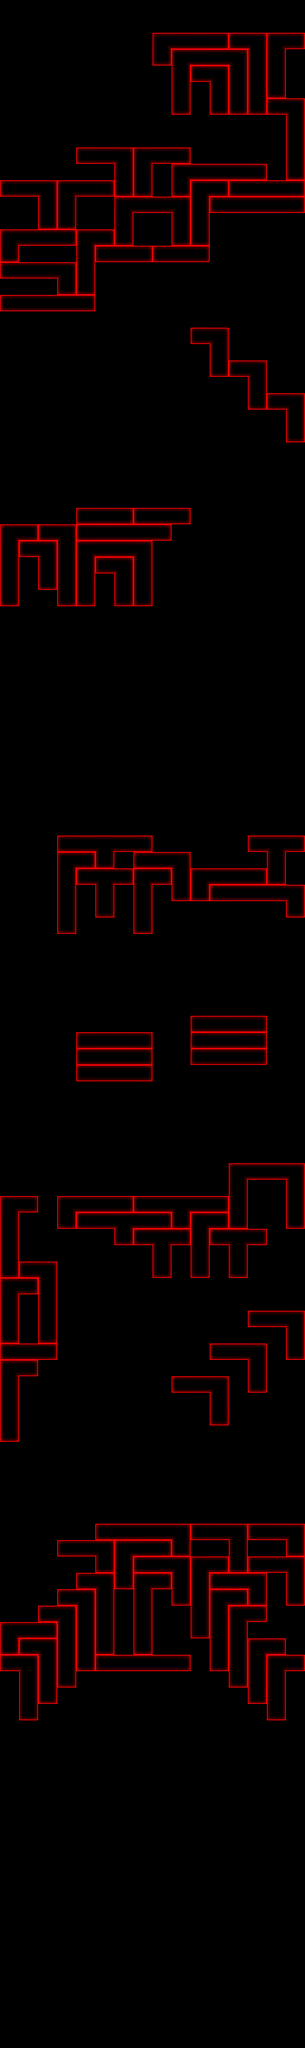

This is a level from a 2D game, rendered from its Tiled map with the project's own tilesets. A one-line summary and the complete map file follow:
An orthogonal 16x125 tile map with 28x24 px tiles, 1 tile layer (Tile Layer 1).

<map version="1.0" orientation="orthogonal" width="16" height="125" tilewidth="28" tileheight="24">
 <properties>
  <property name="background" value="back.bmp" />
  <property name="speed" value="1.15" />
 </properties>
 <tileset firstgid="1" name="tileset_rs" tilewidth="28" tileheight="24" spacing="1" margin="1">
  <image source="tileset_rs.bmp" trans="ff0080" width="407" height="76" />
 </tileset>
 <layer name="Tile Layer 1" width="16" height="125">
  <data encoding="csv">
0,0,0,0,0,0,0,0,0,0,0,0,0,0,0,0,
0,0,0,0,0,0,0,0,0,0,0,0,0,0,0,0,
0,0,0,0,0,0,0,0,4,33,33,28,27,5,4,28,
0,0,0,0,0,0,0,0,14,4,33,33,5,32,32,0,
0,0,0,0,0,0,0,0,0,32,27,5,32,32,32,0,
0,0,0,0,0,0,0,0,0,32,0,32,32,32,14,0,
0,0,0,0,0,0,0,0,0,14,0,14,14,14,27,5,
0,0,0,0,0,0,0,0,0,0,0,0,0,0,0,32,
0,0,0,0,0,0,0,0,0,0,0,0,0,0,0,32,
0,0,0,0,27,33,5,4,33,28,0,0,0,0,0,32,
0,0,0,0,0,0,32,32,0,4,33,33,33,28,0,14,
27,33,5,4,33,28,14,14,0,14,4,28,27,33,33,28,
0,0,32,32,0,0,4,33,33,5,32,27,33,33,33,28,
0,0,14,14,0,0,32,0,0,32,32,0,0,0,0,0,
4,33,33,28,4,28,14,0,0,14,14,0,0,0,0,0,
14,0,0,0,32,27,33,28,27,33,28,0,0,0,0,0,
27,33,33,5,32,0,0,0,0,0,0,0,0,0,0,0,
0,0,0,14,14,0,0,0,0,0,0,0,0,0,0,0,
27,33,33,33,28,0,0,0,0,0,0,0,0,0,0,0,
0,0,0,0,0,0,0,0,0,0,0,0,0,0,0,0,
0,0,0,0,0,0,0,0,0,0,27,5,0,0,0,0,
0,0,0,0,0,0,0,0,0,0,0,32,0,0,0,0,
0,0,0,0,0,0,0,0,0,0,0,14,27,5,0,0,
0,0,0,0,0,0,0,0,0,0,0,0,0,32,0,0,
0,0,0,0,0,0,0,0,0,0,0,0,0,14,27,5,
0,0,0,0,0,0,0,0,0,0,0,0,0,0,0,32,
0,0,0,0,0,0,0,0,0,0,0,0,0,0,0,14,
0,0,0,0,0,0,0,0,0,0,0,0,0,0,0,0,
0,0,0,0,0,0,0,0,0,0,0,0,0,0,0,0,
0,0,0,0,0,0,0,0,0,0,0,0,0,0,0,0,
0,0,0,0,0,0,0,0,0,0,0,0,0,0,0,0,
0,0,0,0,27,33,28,27,33,28,0,0,0,0,0,0,
4,28,27,5,27,33,33,33,28,0,0,0,0,0,0,0,
32,27,5,32,4,33,33,5,0,0,0,0,0,0,0,0,
32,0,32,32,32,27,5,32,0,0,0,0,0,0,0,0,
32,0,14,32,32,0,32,32,0,0,0,0,0,0,0,0,
14,0,0,14,14,0,14,14,0,0,0,0,0,0,0,0,
0,0,0,0,0,0,0,0,0,0,0,0,0,0,0,0,
0,0,0,0,0,0,0,0,0,0,0,0,0,0,0,0,
0,0,0,0,0,0,0,0,0,0,0,0,0,0,0,0,
0,0,0,0,0,0,0,0,0,0,0,0,0,0,0,0,
0,0,0,0,0,0,0,0,0,0,0,0,0,0,0,0,
0,0,0,0,0,0,0,0,0,0,0,0,0,0,0,0,
0,0,0,0,0,0,0,0,0,0,0,0,0,0,0,0,
0,0,0,0,0,0,0,0,0,0,0,0,0,0,0,0,
0,0,0,0,0,0,0,0,0,0,0,0,0,0,0,0,
0,0,0,0,0,0,0,0,0,0,0,0,0,0,0,0,
0,0,0,0,0,0,0,0,0,0,0,0,0,0,0,0,
0,0,0,0,0,0,0,0,0,0,0,0,0,0,0,0,
0,0,0,0,0,0,0,0,0,0,0,0,0,0,0,0,
0,0,0,0,0,0,0,0,0,0,0,0,0,0,0,0,
0,0,0,27,33,9,33,28,0,0,0,0,0,27,9,28,
0,0,0,4,28,14,0,27,33,5,0,0,0,0,32,0,
0,0,0,32,27,9,28,4,28,32,4,33,33,28,14,0,
0,0,0,32,0,32,0,32,0,14,14,27,33,33,33,5,
0,0,0,32,0,14,0,32,0,0,0,0,0,0,0,14,
0,0,0,14,0,0,0,14,0,0,0,0,0,0,0,0,
0,0,0,0,0,0,0,0,0,0,0,0,0,0,0,0,
0,0,0,0,0,0,0,0,0,0,0,0,0,0,0,0,
0,0,0,0,0,0,0,0,0,0,0,0,0,0,0,0,
0,0,0,0,0,0,0,0,0,0,0,0,0,0,0,0,
0,0,0,0,0,0,0,0,0,0,0,0,0,0,0,0,
0,0,0,0,0,0,0,0,0,0,27,33,33,28,0,0,
0,0,0,0,27,33,33,28,0,0,27,33,33,28,0,0,
0,0,0,0,27,33,33,28,0,0,27,33,33,28,0,0,
0,0,0,0,27,33,33,28,0,0,0,0,0,0,0,0,
0,0,0,0,0,0,0,0,0,0,0,0,0,0,0,0,
0,0,0,0,0,0,0,0,0,0,0,0,0,0,0,0,
0,0,0,0,0,0,0,0,0,0,0,0,0,0,0,0,
0,0,0,0,0,0,0,0,0,0,0,0,0,0,0,0,
0,0,0,0,0,0,0,0,0,0,0,0,0,0,0,0,
0,0,0,0,0,0,0,0,0,0,0,0,4,33,33,5,
0,0,0,0,0,0,0,0,0,0,0,0,32,0,0,32,
4,28,0,4,33,33,28,27,33,9,33,28,32,0,0,32,
32,0,0,14,27,33,9,33,28,14,4,28,14,0,0,14,
32,0,0,0,0,0,14,27,9,28,32,27,9,28,0,0,
32,0,0,0,0,0,0,0,32,0,32,0,32,0,0,0,
14,27,5,0,0,0,0,0,14,0,14,0,14,0,0,0,
4,28,32,0,0,0,0,0,0,0,0,0,0,0,0,0,
32,0,32,0,0,0,0,0,0,0,0,0,0,0,0,0,
32,0,32,0,0,0,0,0,0,0,0,0,0,27,33,5,
14,0,14,0,0,0,0,0,0,0,0,0,0,0,0,32,
27,33,28,0,0,0,0,0,0,0,0,27,33,5,0,14,
4,28,0,0,0,0,0,0,0,0,0,0,0,32,0,0,
32,0,0,0,0,0,0,0,0,27,33,5,0,14,0,0,
32,0,0,0,0,0,0,0,0,0,0,32,0,0,0,0,
32,0,0,0,0,0,0,0,0,0,0,14,0,0,0,0,
14,0,0,0,0,0,0,0,0,0,0,0,0,0,0,0,
0,0,0,0,0,0,0,0,0,0,0,0,0,0,0,0,
0,0,0,0,0,0,0,0,0,0,0,0,0,0,0,0,
0,0,0,0,0,0,0,0,0,0,0,0,0,0,0,0,
0,0,0,0,0,0,0,0,0,0,0,0,0,0,0,0,
0,0,0,0,0,0,0,0,0,0,0,0,0,0,0,0,
0,0,0,0,0,27,33,33,33,5,27,33,5,27,33,5,
0,0,0,27,33,5,4,33,28,14,0,0,32,0,0,14,
0,0,0,0,0,14,32,27,33,5,4,28,14,27,33,5,
0,0,0,0,27,5,14,4,28,32,32,27,33,5,0,32,
0,0,0,27,5,32,0,32,0,14,32,4,28,14,0,14,
0,0,27,5,32,32,0,32,0,0,32,32,4,28,0,0,
4,33,28,32,32,32,0,32,0,0,14,32,32,0,0,0,
14,27,5,32,32,14,0,14,0,0,0,32,32,4,28,0,
27,5,32,32,14,27,33,33,33,28,0,14,32,32,4,28,
0,32,32,14,0,0,0,0,0,0,0,0,14,32,32,0,
0,32,14,0,0,0,0,0,0,0,0,0,0,14,32,0,
0,14,0,0,0,0,0,0,0,0,0,0,0,0,14,0,
0,0,0,0,0,0,0,0,0,0,0,0,0,0,0,0,
0,0,0,0,0,0,0,0,0,0,0,0,0,0,0,0,
0,0,0,0,0,0,0,0,0,0,0,0,0,0,0,0,
0,0,0,0,0,0,0,0,0,0,0,0,0,0,0,0,
0,0,0,0,0,0,0,0,0,0,0,0,0,0,0,0,
0,0,0,0,0,0,0,0,0,0,0,0,0,0,0,0,
0,0,0,0,0,0,0,0,0,0,0,0,0,0,0,0,
0,0,0,0,0,0,0,0,0,0,0,0,0,0,0,0,
0,0,0,0,0,0,0,0,0,0,0,0,0,0,0,0,
0,0,0,0,0,0,0,0,0,0,0,0,0,0,0,0,
0,0,0,0,0,0,0,0,0,0,0,0,0,0,0,0,
0,0,0,0,0,0,0,0,0,0,0,0,0,0,0,0,
0,0,0,0,0,0,0,0,0,0,0,0,0,0,0,0,
0,0,0,0,0,0,0,0,0,0,0,0,0,0,0,0,
0,0,0,0,0,0,0,0,0,0,0,0,0,0,0,0,
0,0,0,0,0,0,0,0,0,0,0,0,0,0,0,0,
0,0,0,0,0,0,0,0,0,0,0,0,0,0,0,0,
0,0,0,0,0,0,0,0,0,0,0,0,0,0,0,0,
0,0,0,0,0,0,0,0,0,0,0,0,0,0,0,0,
0,0,0,0,0,0,0,0,0,0,0,0,0,0,0,0
</data>
 </layer>
</map>
